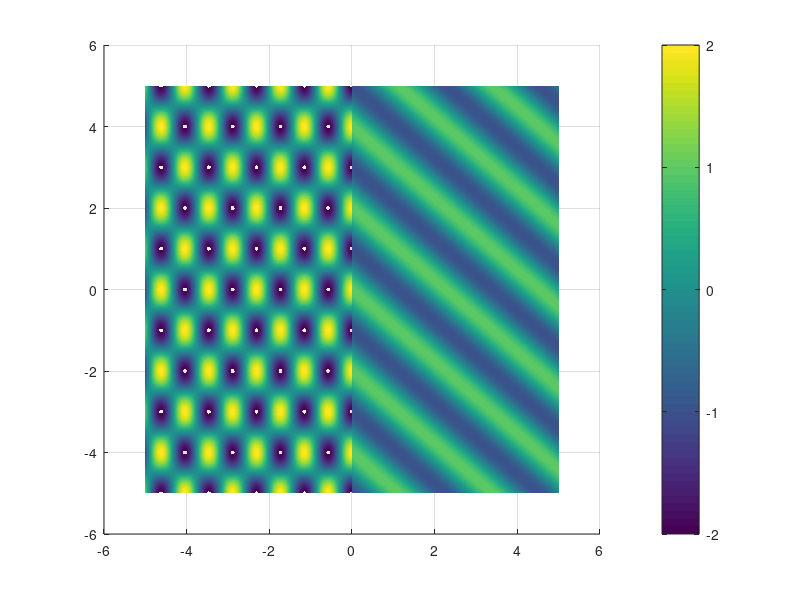

MATLAB code to generate this figure:
clc;
clear;

incident = pi/6;
refrac_index = 1.5;
z_axis = -5:0.01:5;
x_axis = -5:0.01:5;
[z_grid,x_grid] = meshgrid(z_axis,x_axis);
amplitude = 1;
wave_number = 2*pi;
wavenumber_z = wave_number*cos(incident);
wavenumber_x = wave_number*sin(incident);
wavenumber_zp = sqrt((wave_number/refrac_index)^2-wavenumber_x^2);
% rs=sin(i2-incident)/sin(incident+i2);
% ts=2*cos(incident)/(cos(incident)+1.5*cos(i2));

E_I = amplitude.*exp(1i*(wavenumber_z.*(z_grid)+wavenumber_x.*x_grid)).*(z_grid<=0);
E_R = amplitude.*exp(1i*(-wavenumber_z.*(z_grid)+wavenumber_x.*x_grid)).*(z_grid<=0);
E_T = amplitude.*exp(1i*(wavenumber_zp.*(z_grid)+wavenumber_x*x_grid)).*(z_grid>0);
E_Left = E_I+E_R;
E_left = real(E_Left);
E_T = real(E_T);
E = E_T+E_left;

figure;
surf(z_axis,x_axis,E);
colorbar;
view(0,90);
shading interp;